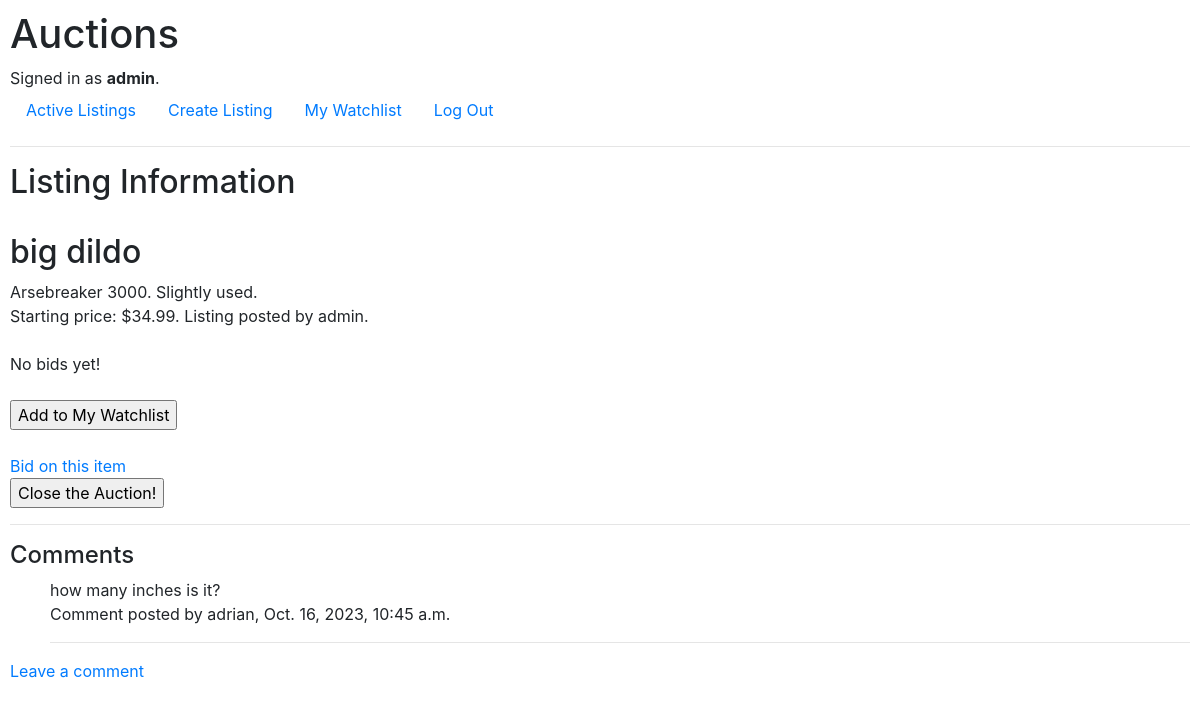
/listing_info/big dildo (signed in), run on an earlier commit of the app's database.
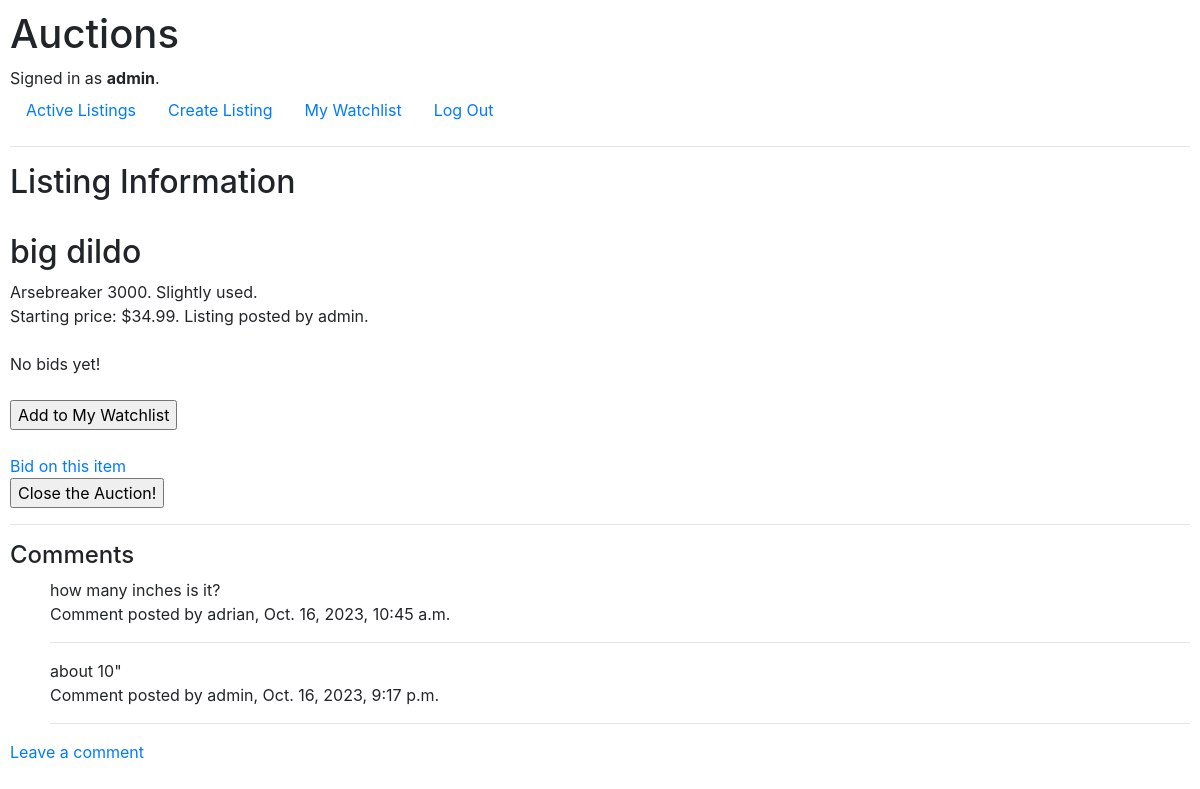
And on a later commit of the database.
### auctions/models.py (models this page shows, shortened)
class ListingComment(models.Model):
    comment_text = models.TextField(max_length=1024)
    on_listing = models.ForeignKey(AuctionListing, on_delete=models.CASCADE)
    made_by = models.ForeignKey(User, on_delete=models.CASCADE)
    comment_creation_date = models.DateTimeField(auto_now_add=True)

class User(AbstractUser):
    pass

### auctions/views.py (the view)
# urls.py: path("listing_info/<str:listing_name>", views.listing_info, name="listing_info"),
def listing_info(request, listing_name):
    listing = AuctionListing.objects.get(listing_name=listing_name)
    highest_bid = ListingBid.objects.filter(for_listing=listing).order_by('-bid_amount').first()
    comments = ListingComment.objects.filter(on_listing=listing)
    if not highest_bid == None:
        highest_bidder = highest_bid.bidder_name
    else:
        highest_bidder = None
    if request.method == 'POST':
        if 'add_to_watchlist' in request.POST:
            watchlist_item = Watchlist.objects.create(watchlist_owned_by=request.user, item_watched=listing)
            watchlist_item.save()
            return redirect('my_watchlist')
        elif 'close_auction' in request.POST:
            listing.is_closed = True
            listing.save()
    else:
        comment_form = ListingCommentForm()
    return render(request, "auctions/listing_info.html", {
        "listing_name": listing_name,
        "listing": listing,
        "highest_bidder": highest_bidder,
        "form": comment_form,
        "comments": comments
    })

### auctions/forms.py
class ListingCommentForm(ModelForm):
    class Meta:
        model = ListingComment
        fields = ["comment_text"]

### auctions/templates/auctions/listing_info.html (shortened to what this page needs)
{% extends "auctions/layout.html" %}
{% block body %}
    <h2>Listing Information</h2>
    <br>
    <h2>{{ listing_name }}</h2>
{% if not user.is_authenticated %}
    <div>{{ listing.listing_description }}</div>
    <div>Starting price: ${{ listing.starting_price }}. Listing posted by {{ listing.listed_by }}.</div><br>
    <div>Please log in to add to watchlist or place a bid!</div>
    <hr>
    <h4>Comments</h4>
    Please sign in to see or add comments!
{% else %}
    <form action="{% url 'listing_info' listing_name %}" method="post" name="add_to_watchlist_form">
    <div>{{ listing.listing_description }}</div>
    <div>Starting price: ${{ listing.starting_price }}. Listing posted by {{ listing.listed_by }}.</div><br>
    {% if listing.current_price == 0.00 %}
        <div>No bids yet!</div>
    {% else %}
        <div>Current price: ${{ listing.current_price }}. Bid placed by {{ highest_bidder }}</div>
    {% endif %}
    <br>
    <input type="submit" name="add_to_watchlist" value="Add to My Watchlist">
    </form><br>
    {% if not listing.is_closed %}
    <a href="{% url 'bidding_page' listing_name %}">Bid on this item</a>
        {% if listing.listed_by == request.user %}
        <form action ="{% url 'listing_info' listing_name %}" method="post" name="close_auction_form">
            <input type="submit" name="close_auction" value="Close the Auction!">
        </form>
        {% endif %}
        {% elif not request.user == highest_bidder %}
            <strong>Auction closed! Auction won by {{ highest_bidder }}</strong>
        {% else %}
            <strong>You have won this auction!</strong>
    {% endif %}
<hr>
<h4>Comments</h4>
{% for comment in comments %}
<ul>
    {{ comment.comment_text }}
    <br>
    Comment posted by {{ comment.made_by }}, {{ comment.comment_creation_date }}
    <hr>
</ul>
{% endfor %}
<a href="{% url 'create_comment' listing.pk %}">Leave a comment</a>
{% endif %}
{% endblock %}

What changed in the data, as far as the page shows it:
added ListingComment: comment_text "about 10\"", made_by "admin", comment_creation_date "Oct. 16, 2023, 9:17 p.m."
